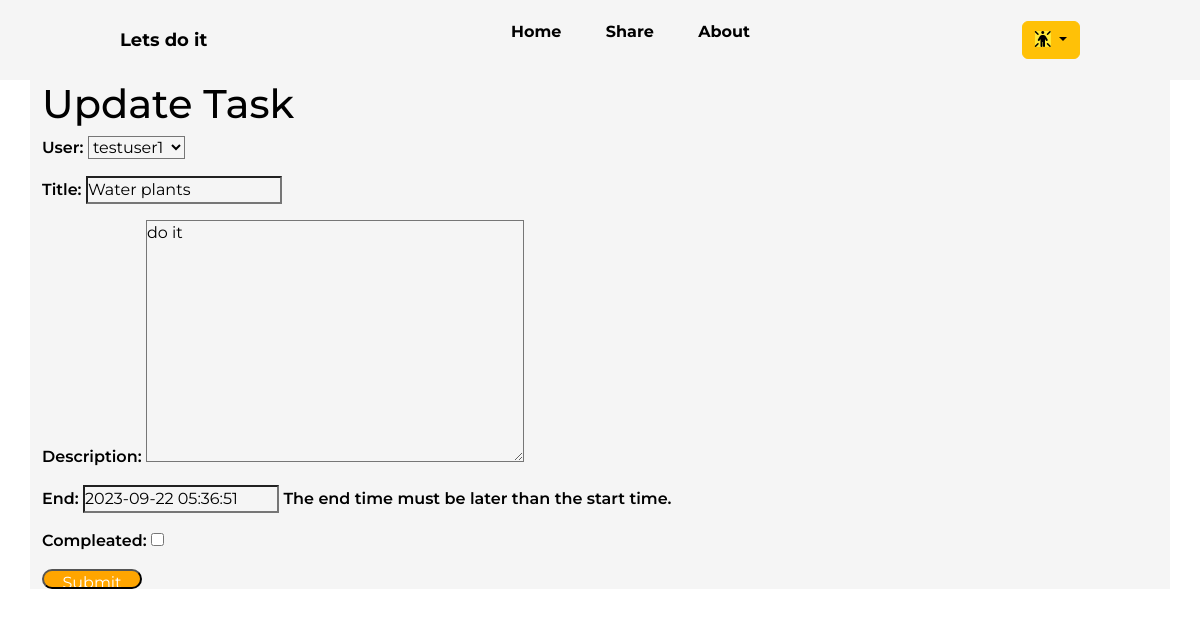
The page /tasks/update/4/ (signed in) on the database its author committed.
### todo_app/models.py (models this page shows, shortened)
class Tasks(models.Model):
    user=models.ForeignKey(User,related_name='user',on_delete=models.CASCADE)
    title=models.CharField(max_length=56,blank=False)
    description=models.TextField(max_length=256,blank=True)
    created_at=models.DateTimeField(auto_now_add=True)
    due_at = models.DateTimeField(("end"), db_index=True, help_text=("The end time must be later than the start time."),blank=True,default=timezone.now()+timedelta(1))
    compleated=models.BooleanField(default=False)
    class Meta:
        ordering = ('compleated',)

### todo_app/views.py (the view)
# urls.py: path('tasks/update/<int:pk>/',views.TaskUpdateView.as_view(),name='task_update'),
class TaskUpdateView(LoginRequiredMixin,UpdateView,SuccessMessageMixin):
    model=models.Tasks
    template_name='todo_app/task_update.html'
    fields='__all__'
    success_message='Task has been updated'
    success_url=reverse_lazy('home')

### templates/todo_app/task_update.html (shortened to what this page needs)
{%extends 'todo_app/base.html'%}
{% block baseblock%}
<h1>Update Task</h1>
<form action="" method="POST">
    {{form.as_p}}
   <div class="submit"><input type="submit" value="Submit"></div>
</form>
{%endblock%}

### templates/todo_app/task_update.html (style rules this page uses)
.submit input { border-radius: 20px; background-color: orange; color: white; text-align: center; text-decoration: none; display: inline-block; height: 20px; width: 100px; }

### templates/todo_app/base.html (style rules this page uses)
* { box-sizing: border-box; margin: 0; padding: 0; background-color:F5F5F5; color:black; font-family: "Montserrat",sans-serif; }
body { font-size: medium!important; font-weight: 600; }

### rows shown on the page
Tasks: user "testuser1", title "Water plants", description "do it", due_at "2023-09-22 05:36:51"
